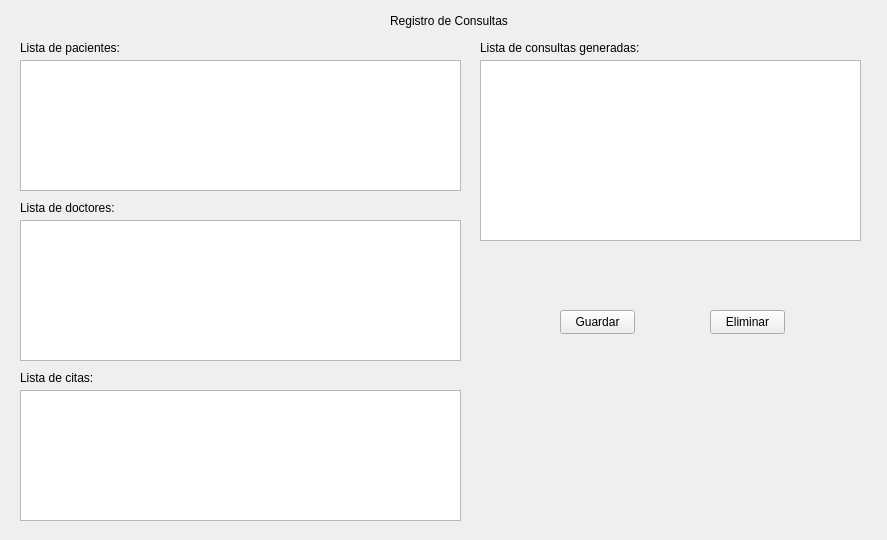
<?xml version="1.0" encoding="UTF-8"?>
<ui version="4.0">
 <class>Citas</class>
 <widget class="QWidget" name="Citas">
  <property name="geometry">
   <rect>
    <x>0</x>
    <y>0</y>
    <width>887</width>
    <height>540</height>
   </rect>
  </property>
  <property name="windowTitle">
   <string>Consultas</string>
  </property>
  <property name="windowIcon">
   <iconset resource="resources.qrc">
    <normaloff>:/icons/icons/Secretaria.png</normaloff>:/icons/icons/Secretaria.png</iconset>
  </property>
  <widget class="QLabel" name="label">
   <property name="geometry">
    <rect>
     <x>390</x>
     <y>10</y>
     <width>121</width>
     <height>21</height>
    </rect>
   </property>
   <property name="text">
    <string>Registro de Consultas</string>
   </property>
  </widget>
  <widget class="QTableView" name="pacientesTable">
   <property name="geometry">
    <rect>
     <x>20</x>
     <y>60</y>
     <width>441</width>
     <height>131</height>
    </rect>
   </property>
  </widget>
  <widget class="QTableView" name="citasTable">
   <property name="geometry">
    <rect>
     <x>20</x>
     <y>390</y>
     <width>441</width>
     <height>131</height>
    </rect>
   </property>
  </widget>
  <widget class="QTableView" name="doctorTable">
   <property name="geometry">
    <rect>
     <x>20</x>
     <y>220</y>
     <width>441</width>
     <height>141</height>
    </rect>
   </property>
  </widget>
  <widget class="QPushButton" name="botonEliminar">
   <property name="geometry">
    <rect>
     <x>710</x>
     <y>310</y>
     <width>75</width>
     <height>24</height>
    </rect>
   </property>
   <property name="text">
    <string>Eliminar</string>
   </property>
  </widget>
  <widget class="QPushButton" name="botonGuardar">
   <property name="geometry">
    <rect>
     <x>560</x>
     <y>310</y>
     <width>75</width>
     <height>24</height>
    </rect>
   </property>
   <property name="text">
    <string>Guardar</string>
   </property>
  </widget>
  <widget class="QTableView" name="consultasGeneradasTable">
   <property name="geometry">
    <rect>
     <x>480</x>
     <y>60</y>
     <width>381</width>
     <height>181</height>
    </rect>
   </property>
  </widget>
  <widget class="QLabel" name="tituloTablaPacientesLabel">
   <property name="geometry">
    <rect>
     <x>20</x>
     <y>40</y>
     <width>101</width>
     <height>16</height>
    </rect>
   </property>
   <property name="text">
    <string>Lista de pacientes:</string>
   </property>
  </widget>
  <widget class="QLabel" name="label_2">
   <property name="geometry">
    <rect>
     <x>20</x>
     <y>200</y>
     <width>101</width>
     <height>16</height>
    </rect>
   </property>
   <property name="text">
    <string>Lista de doctores:</string>
   </property>
  </widget>
  <widget class="QLabel" name="label_3">
   <property name="geometry">
    <rect>
     <x>20</x>
     <y>370</y>
     <width>81</width>
     <height>16</height>
    </rect>
   </property>
   <property name="text">
    <string>Lista de citas:</string>
   </property>
  </widget>
  <widget class="QLabel" name="label_4">
   <property name="geometry">
    <rect>
     <x>480</x>
     <y>40</y>
     <width>161</width>
     <height>16</height>
    </rect>
   </property>
   <property name="text">
    <string>Lista de consultas generadas:</string>
   </property>
  </widget>
 </widget>
 <resources>
  <include location="resources.qrc"/>
 </resources>
 <connections/>
</ui>
